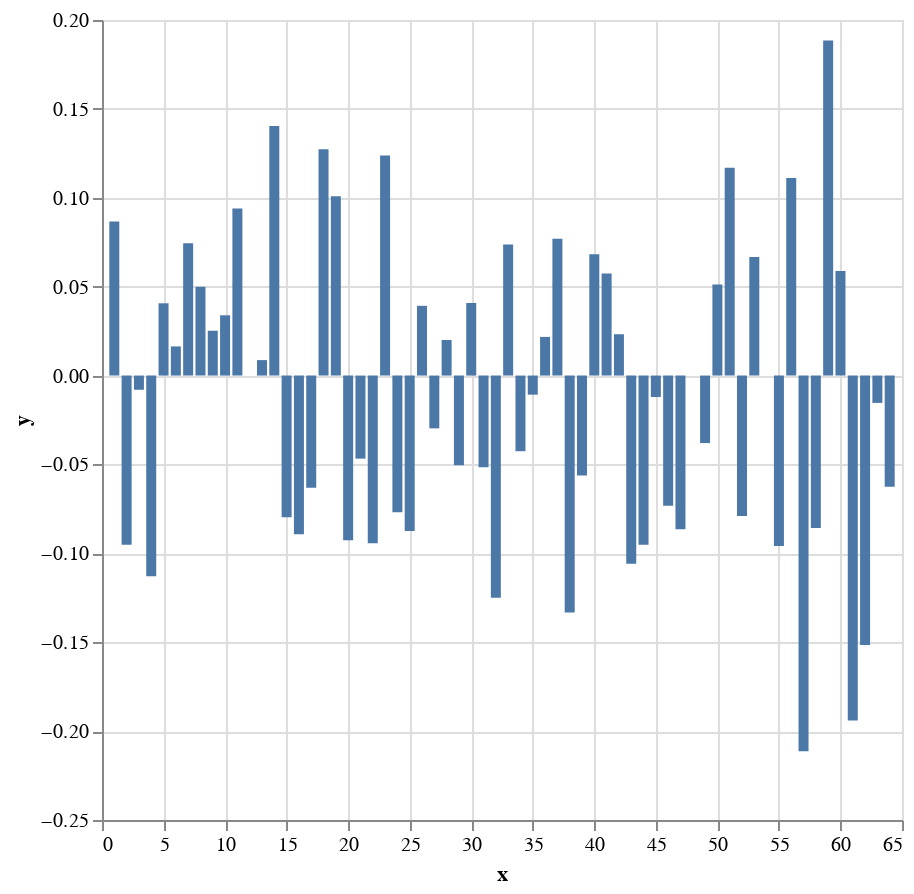

Here is the notebook cell this chart was saved with:
### Code cell
def auto_corr_test(data):
    # print("Автокорреляционный тест")
    bits = int.from_bytes(data, byteorder='big')
    entry_bytes = [1 if bits & (1 << k) else -1 for k in range(127, -1, -1)]

    D_list = []
    X_list = []
    for D in range(1, 65):
        A = 0
        for i in range(128 - D):
            A += entry_bytes[i] * entry_bytes[i + D]

        X = A / (128 - D)
        # print(f"для D = {D}: {X}")
        D_list.append(D)
        X_list.append(X)
    
    from rich.console import Console
    from rich.table import Table

    table = Table(title="Автокорелляционный тест")

    table.add_column("D")
    table.add_column("X")
    table.add_column("D")
    table.add_column("X")
    for i in range(32):
        table.add_row(str(D_list[i]), str(X_list[i]), str(D_list[i+32]), str(X_list[i+32]))
    # table.add_column("D", justify="right", style="cyan", no_wrap=True)
    # table.add_column("Title", style="magenta")
    # table.add_column("Box Office", justify="right", style="green")

    console = Console()
    console.print(table)

    import altair as alt
    import pandas as pd

    source = pd.DataFrame({
        'x': D_list,
        'y': X_list
    })

    return alt.Chart(source).mark_bar().encode(
        x='x',
        y='y'
    ).properties(
        width=400,
        height=400
    )


def series_test(data):
    print("Последовательностей разрывов")
    bits = int.from_bytes(data, byteorder='big')
    entry_nul = ""
    nul = ""
    one = ""

    for k in range(127, -1, -1):
        nul += "0"
        one += "1"
        entry_nul += "1" if bits & (1 << k) else "0"

    entry_one = entry_nul
    X = 0

    for i in range(127, -1, -1):
        count = entry_nul.count(nul)
        entry_nul = entry_nul.replace(nul, "")
        nul = nul[:-1]

        if count != 0:
            print(f"длиной {i+1} = {count}")
            e = (64 - i + 4) / (2 ** (i + 3))
            X += (count - e) ** 2 / e

    print()
    print("Последовательностей блоков")
    for i in range(127, -1, -1):
        count = entry_one.count(one)
        entry_one = entry_one.replace(one, "")
        one = one[:-1]

        if count != 0:
            print(f"длиной {i+1} = {count}")
            e = (127 - i + 4) / (2 ** (i + 4))
            X += (count - e) ** 2 / e

    print()
    print(f"Статистика Х = {X}")


def frequency_test(data):
    test = data
    sum0 = 0
    sum1 = 0
    bites = int.from_bytes(test, byteorder='big')

    for k in range(127, -1, -1):
        if bites & (1 << k):
            sum1 += 1
        else:
            sum0 += 1

    res0 = sum0 / 127
    res1 = sum1 / 127

    print(f"Частотный тест 0: {res0}")
    print(f"Частотный тест 1: {res1}")


def all_tests(data):
    series_test(data)
    print()
    frequency_test(data)
    print()
    return auto_corr_test(data)

encrypted = vcc.encrypt_block(block)

all_tests(encrypted)

### Figure 1 — Vega-Lite specification as saved in the notebook (floating-point values rounded to 4 significant figures)
{"config": {"view": {"continuousWidth": 300, "continuousHeight": 300}}, "data": {"name": "data-a52f0ae848c518fa75a4aaa9ea41d8b8"}, "mark": {"type": "bar"}, "encoding": {"x": {"field": "x", "type": "quantitative"}, "y": {"field": "y", "type": "quantitative"}}, "height": 400, "width": 400, "$schema": "https://vega.github.io/schema/vega-lite/v5.15.1.json", "datasets": {"data-a52f0ae848c518fa75a4aaa9ea41d8b8": [{"x": 1, "y": 0.08661}, {"x": 2, "y": -0.09524}, {"x": 3, "y": -0.008}, {"x": 4, "y": -0.1129}, {"x": 5, "y": 0.04065}, {"x": 6, "y": 0.01639}, {"x": 7, "y": 0.07438}, {"x": 8, "y": 0.05}, {"x": 9, "y": 0.02521}, {"x": 10, "y": 0.0339}, {"x": 11, "y": 0.09402}, {"x": 12, "y": 0.0}, {"x": 13, "y": 0.008696}, {"x": 14, "y": 0.1404}, {"x": 15, "y": -0.07965}, {"x": 16, "y": -0.08929}, {"x": 17, "y": -0.06306}, {"x": 18, "y": 0.1273}, {"x": 19, "y": 0.1009}, {"x": 20, "y": -0.09259}, {"x": 21, "y": -0.04673}, {"x": 22, "y": -0.09434}, {"x": 23, "y": 0.1238}, {"x": 24, "y": -0.07692}, {"x": 25, "y": -0.08738}, {"x": 26, "y": 0.03922}, {"x": 27, "y": -0.0297}, {"x": 28, "y": 0.02}, {"x": 29, "y": -0.05051}, {"x": 30, "y": 0.04082}, {"x": 31, "y": -0.05155}, {"x": 32, "y": -0.125}, {"x": 33, "y": 0.07368}, {"x": 34, "y": -0.04255}, {"x": 35, "y": -0.01075}, {"x": 36, "y": 0.02174}, {"x": 37, "y": 0.07692}, {"x": 38, "y": -0.1333}, {"x": 39, "y": -0.05618}, {"x": 40, "y": 0.06818}, {"x": 41, "y": 0.05747}, {"x": 42, "y": 0.02326}, {"x": 43, "y": -0.1059}, {"x": 44, "y": -0.09524}, {"x": 45, "y": -0.01205}, {"x": 46, "y": -0.07317}, {"x": 47, "y": -0.08642}, {"x": 48, "y": 0.0}, {"x": 49, "y": -0.03797}, {"x": 50, "y": 0.05128}, {"x": 51, "y": 0.1169}, {"x": 52, "y": -0.07895}, {"x": 53, "y": 0.06667}, {"x": 54, "y": 0.0}, {"x": 55, "y": -0.09589}, {"x": 56, "y": 0.1111}, {"x": 57, "y": -0.2113}, {"x": 58, "y": -0.08571}, {"x": 59, "y": 0.1884}, {"x": 60, "y": 0.05882}, {"x": 61, "y": -0.194}, {"x": 62, "y": -0.1515}, {"x": 63, "y": -0.01538}, {"x": 64, "y": -0.0625}]}}
